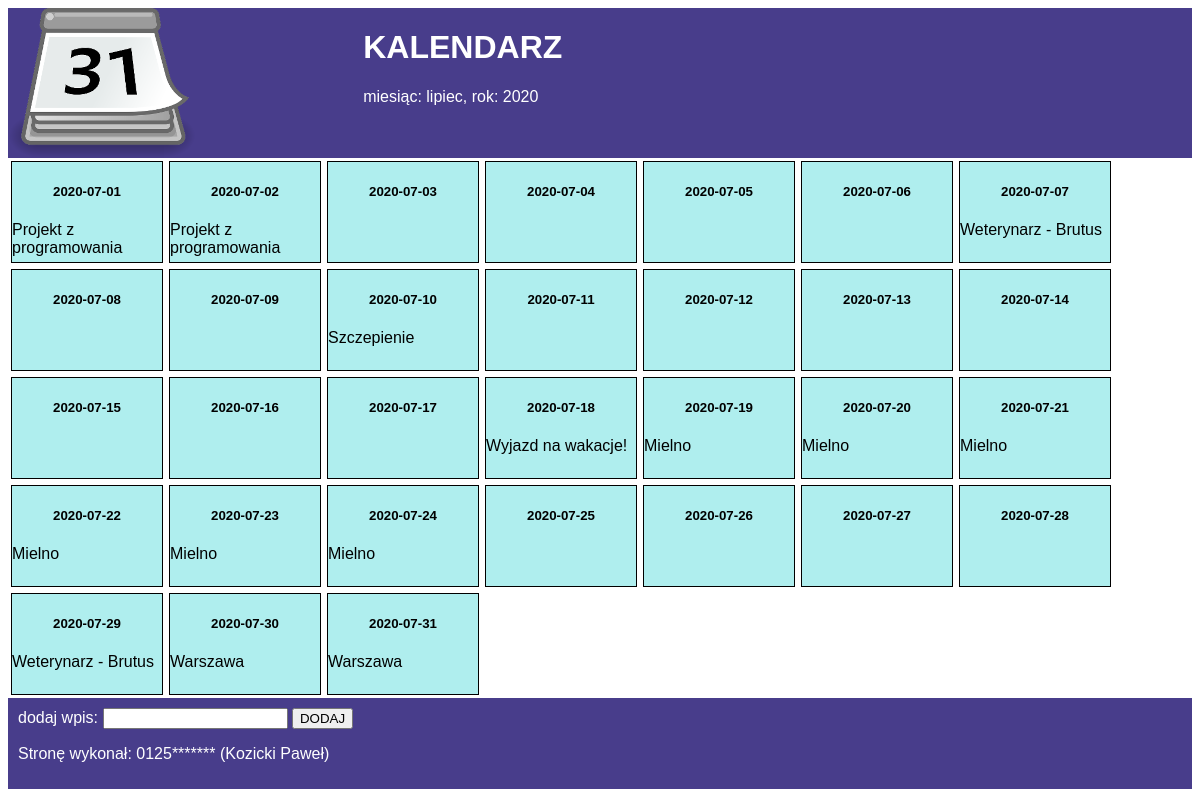
Page /ee.09/2020/czerwiec/EE.09-03-20.06-SG/rozwiązanie/kalendarz.php on the committed database.
### tables this page shows
CREATE TABLE `zadania` (
  `id` int(10) UNSIGNED NOT NULL,
  `dataZadania` date DEFAULT NULL,
  `wpis` text,
  `miesiac` text,
  `rok` int(10) UNSIGNED DEFAULT NULL
);

### ee.09/2020/czerwiec/EE.09-03-20.06-SG/rozwiązanie/kalendarz.php (the view, shortened to what this page needs)
<!DOCTYPE html>
<html lang="en">
    <head>
        <link rel="stylesheet" href="styl5.css">
    </head>
    <body>
        <div id="banner">
            <div class="banner-left">
                <img src="logo1.png" alt="Mój kalendarz">
            </div>
            <div class="banner-right">
                <h1>KALENDARZ</h1>
                <?php
                    $conn = mysqli_connect("localhost", "root", "", "egzamin5");
                    $sql1 = "SELECT `zadania`.`miesiac`, `zadania`.`rok` FROM `zadania` WHERE `zadania`.`dataZadania` = '2020-07-01'";
                    $res1 = mysqli_query($conn, $sql1);
                    $row1 = mysqli_fetch_row($res1);
                    echo "miesiąc: $row1[0], rok: $row1[1]";
                ?>
            </div>
        </div>
        <div id="cont">
            <?php
                $sql2 = "SELECT `zadania`.`dataZadania`, `zadania`.`wpis` FROM `zadania` WHERE `zadania`.`miesiac` = 'lipiec'";
                $res2 = mysqli_query($conn, $sql2);
                while($row2 = mysqli_fetch_row($res2)){
                    echo "<div class='cont-item'>
                        <h5>$row2[0]</h5>
                        <p>$row2[1]</p>
                    </div>";
                }
            ?>
        </div>
        <div id="footer">
            <form action="#" method="POST">
                <span>dodaj wpis: </span>
                <input type="text" name="wpis">
                <input type="submit" value="DODAJ">
            </form>
            <p>Stronę wykonał: 0125******* (Kozicki Paweł)</p>
        </div>
    </body>
</html>

### ee.09/2020/czerwiec/EE.09-03-20.06-SG/rozwiązanie/styl5.css (style rules this page uses)
* { font-family: Arial; }
.banner-left { background-color: #483D8B; height: 150px; width: 30%; float: left; }
.banner-right { background-color: #483D8B; color: white; height: 150px; width: 70%; float: left; }
#cont { clear: both; }
.cont-item { background-color: #AFEEEE; width: 150px; height: 100px; margin: 3px; border: 1px solid; float: left; }
#footer { background-color: #483D8B; color: white; padding: 10px; clear: both; }
h5 { text-align: center; }

### rows in the picture
zadania: miesiac "lipiec", rok "2020", dataZadania "2020-07-01", wpis "Projekt z programowania"
zadania: dataZadania "2020-07-02", wpis "Projekt z programowania"
zadania: dataZadania "2020-07-03"
zadania: dataZadania "2020-07-04"
zadania: dataZadania "2020-07-05"
zadania: dataZadania "2020-07-06"
zadania: dataZadania "2020-07-07", wpis "Weterynarz - Brutus"
zadania: dataZadania "2020-07-08"
zadania: dataZadania "2020-07-09"
zadania: dataZadania "2020-07-10", wpis "Szczepienie"
zadania: dataZadania "2020-07-11"
zadania: dataZadania "2020-07-12"
zadania: dataZadania "2020-07-13"
zadania: dataZadania "2020-07-14"
zadania: dataZadania "2020-07-15"
zadania: dataZadania "2020-07-16"
zadania: dataZadania "2020-07-17"
zadania: dataZadania "2020-07-18", wpis "Wyjazd na wakacje!"
zadania: dataZadania "2020-07-19", wpis "Mielno"
zadania: dataZadania "2020-07-20", wpis "Mielno"
zadania: dataZadania "2020-07-21", wpis "Mielno"
zadania: dataZadania "2020-07-22", wpis "Mielno"
zadania: dataZadania "2020-07-23", wpis "Mielno"
zadania: dataZadania "2020-07-24", wpis "Mielno"
zadania: dataZadania "2020-07-25"
zadania: dataZadania "2020-07-26"
zadania: dataZadania "2020-07-27"
zadania: dataZadania "2020-07-28"
zadania: dataZadania "2020-07-29", wpis "Weterynarz - Brutus"
zadania: dataZadania "2020-07-30", wpis "Warszawa"
zadania: dataZadania "2020-07-31", wpis "Warszawa"
